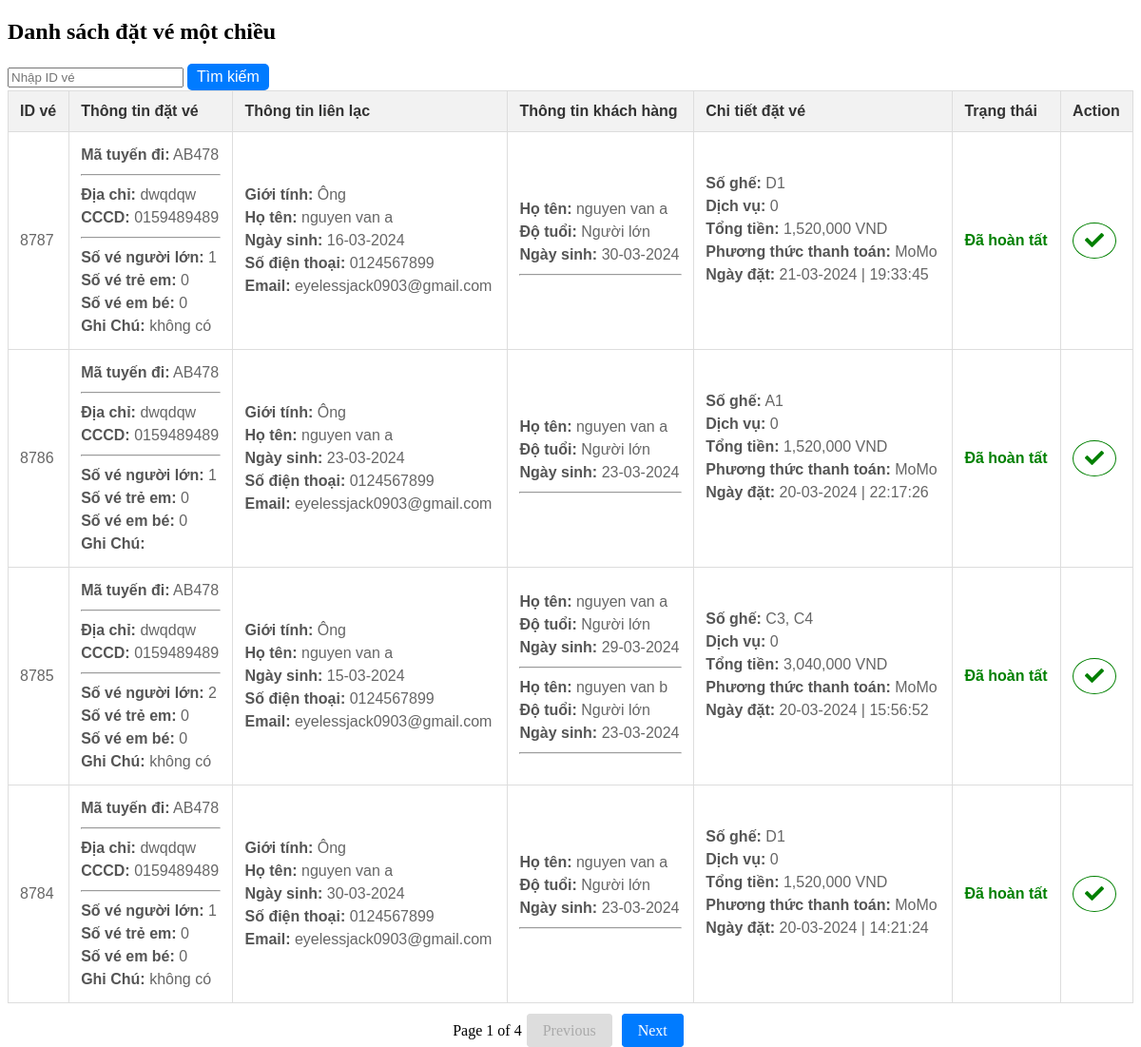
The page /DatVeMayBay/flight-one-trip.php on the database its author committed.
### tables this page shows
CREATE TABLE `datve` (
  `ID_DatVe` int(11) NOT NULL,
  `ID_MaTuyen` varchar(255) DEFAULT NULL,
  `ID_ThongTin` int(11) DEFAULT NULL,
  `DiaChi` varchar(255) DEFAULT NULL,
  `CCCD` varchar(50) DEFAULT NULL,
  `GhiChu` text DEFAULT NULL,
  `SoVeNguoiLon` int(11) DEFAULT NULL,
  `SoVeTreEm` int(11) DEFAULT NULL,
  `SoVeEmBe` int(11) DEFAULT NULL,
  `TrangThai` int(11) DEFAULT NULL
);

CREATE TABLE `thongtincanhan` (
  `ID_ThongTin` int(11) NOT NULL,
  `GioiTinh` varchar(50) DEFAULT NULL,
  `HoTen` varchar(100) DEFAULT NULL,
  `NgaySinh` date DEFAULT NULL,
  `SoDienThoai` varchar(20) DEFAULT NULL,
  `Email` varchar(100) DEFAULT NULL
);

CREATE TABLE `thongtinkhachhangchuyenbay` (
  `ID_ThongTin` int(11) DEFAULT NULL,
  `DoTuoi` varchar(50) DEFAULT NULL,
  `HoTen` varchar(100) DEFAULT NULL,
  `NgaySinh` date DEFAULT NULL,
  `ID_ThongTinChuyenBay` int(11) NOT NULL
);

CREATE TABLE `chitietdatve` (
  `ID_ChiTietDatVe` int(11) NOT NULL,
  `ID_DatVe` int(11) DEFAULT NULL,
  `SoGhe` varchar(255) DEFAULT NULL,
  `ID_DichVu` int(11) DEFAULT NULL,
  `TongTien` decimal(10,2) DEFAULT NULL,
  `PhuongThucThanhToan` varchar(100) DEFAULT NULL,
  `NgayDat` datetime DEFAULT NULL
);

### DatVeMayBay/flight-one-trip.php (the view, shortened to what this page needs)
<!DOCTYPE html>
<html lang="en">
<head>
    <link rel="stylesheet" href="https://cdnjs.cloudflare.com/ajax/libs/font-awesome/5.15.3/css/all.min.css">
</head>
<body>
<h2>Danh sách đặt vé một chiều</h2>
<form action="search_datve1.php" method="GET" target="_blank">
    <input type="text" name="searchId" placeholder="Nhập ID vé">
    <button type="submit" style="font-size: 1em; border-radius: 5px; background-color: #007bff; color: white; border: none; padding: 5px 10px;">Tìm kiếm</button>
</form>
<table>
    <tr>
        <th>ID vé</th>
        <th>Thông tin đặt vé</th>
        <th>Thông tin liên lạc</th>
        <th>Thông tin khách hàng</th>
        <th>Chi tiết đặt vé</th>
		<th>Trạng thái</th>
        <th>Action</th>
    </tr>
    <?php
	include ('db.php');
	$per_page = 4;
	$page = isset($_GET['page']) ? $_GET['page'] : 1;
	$offset = ($page - 1) * $per_page;
    $sql = "SELECT datve.*, matuyen.ThoiGian
        FROM datve
        INNER JOIN matuyen ON datve.ID_MaTuyen = matuyen.ID_MaTuyen
        ORDER BY datve.ID_DatVe DESC LIMIT $per_page OFFSET $offset";
    $result = $connect->query($sql);
    if ($result->num_rows > 0) {
        while ($row = $result->fetch_assoc()) {
            echo "<tr>";
            echo "<td>" . $row['ID_DatVe'] . "</td>";
            echo "<td>";
            echo "<strong>Mã tuyến đi:</strong> " . $row['ID_MaTuyen'] . "<br>";
			echo "<hr>";
            echo "<strong>Địa chỉ:</strong> " . $row['DiaChi'] . "<br>";
            echo "<strong>CCCD:</strong> " . $row['CCCD'] . "<br>";
			echo "<hr>";
            echo "<strong>Số vé người lớn:</strong> " . $row['SoVeNguoiLon'] . "<br>";
            echo "<strong>Số vé trẻ em:</strong> " . $row['SoVeTreEm'] . "<br>";
            echo "<strong>Số vé em bé:</strong> " . $row['SoVeEmBe'] . "<br>";
            echo "<strong>Ghi Chú:</strong> " . $row['GhiChu'];
            echo "</td>";
            echo "<td>";
            $sql_thongtin = "SELECT * FROM thongtincanhan WHERE ID_ThongTin = '" . $row['ID_ThongTin'] . "'";
            $result_thongtin = $connect->query($sql_thongtin);
            if ($result_thongtin->num_rows > 0) {
                $row_thongtin = $result_thongtin->fetch_assoc();
			    echo "<strong>Giới tính:</strong> " . $row_thongtin['GioiTinh'] . "<br>";
                echo "<strong>Họ tên:</strong> " . $row_thongtin['HoTen'] . "<br>";
                echo "<strong>Ngày sinh:</strong> " . date('d-m-Y', strtotime($row_thongtin['NgaySinh'])) . "<br>";
                echo "<strong>Số điện thoại:</strong> " . $row_thongtin['SoDienThoai'] . "<br>";
                echo "<strong>Email:</strong> " . $row_thongtin['Email'];
            } else {
                echo "N/A";
            }
            echo "</td>";
            echo "<td>";
            $sql_khachhang = "SELECT * FROM thongtinkhachhangchuyenbay WHERE ID_ThongTin = '" . $row['ID_ThongTin'] . "'";
            $result_khachhang = $connect->query($sql_khachhang);
            if ($result_khachhang->num_rows > 0) {
                while ($row_khachhang = $result_khachhang->fetch_assoc()) {
                    echo "<strong>Họ tên:</strong> " . $row_khachhang['HoTen'] . "<br>";
                    echo "<strong>Độ tuổi:</strong> " . $row_khachhang['DoTuoi'] . "<br>";
                    echo "<strong>Ngày sinh:</strong> " . date('d-m-Y', strtotime($row_khachhang['NgaySinh'])) . "<br>";
                    echo "<hr>";
                }
            } else {
                echo "N/A";
            }
            echo "</td>";
            echo "<td>";
            $sql_chitiet = "SELECT chitietdatve.*, COALESCE(dichvu.TenDichVu, '0') AS TenDichVu
                FROM chitietdatve
                LEFT JOIN dichvu ON chitietdatve.ID_DichVu = dichvu.ID_DichVu
                WHERE chitietdatve.ID_DatVe = '" . $row['ID_DatVe'] . "'";
			$result_chitiet = $connect->query($sql_chitiet);
			if ($result_chitiet->num_rows > 0) {
				while ($row_chitiet = $result_chitiet->fetch_assoc()) {
					echo "<strong>Số ghế:</strong> " . $row_chitiet['SoGhe'] . "<br>";
					echo "<strong>Dịch vụ:</strong> " . $row_chitiet['TenDichVu'] . "<br>";
					echo "<strong>Tổng tiền:</strong> " . number_format($row_chitiet['TongTien']) . " VND<br>";
					echo "<strong>Phương thức thanh toán:</strong> " . $row_chitiet['PhuongThucThanhToan'] . "<br>";
					echo "<strong>Ngày đặt:</strong> " . date('d-m-Y | H:i:s', strtotime($row_chitiet['NgayDat'])) . "<br>";
					echo "<br>";
				}
			} else {
                echo "N/A";
            }
            echo "</td>";
			echo "<td>";
			$thoiGianHienTai = date('Y-m-d H:i:s');
			$thoiGianMatuyen = $row['ThoiGian'];
			if ($row['TrangThai'] == 1) {
				echo "<span style='color: red; font-weight: bold;'>Đã hủy vé</span>";
			} else {
				if ($thoiGianMatuyen > $thoiGianHienTai) {
					echo "<span style='color: blue; font-weight: bold;'>Chưa cất cánh</span>";
				} elseif (substr($thoiGianMatuyen, 0, 10) == date('Y-m-d')) {
					echo "<span style='color: orange; font-weight: bold;'>Đang bay</span>";
				} else {
					echo "<span style='color: green; font-weight: bold;'>Đã hoàn tất</span>";
				}
			}
			echo "</td>";
			echo "<td>";
			if ($row['TrangThai'] == NULL) {
				$sql_datve = "SELECT * FROM chitietdatve WHERE ID_DatVe = '" . $row['ID_DatVe'] . "'";
				$result_datve = $connect->query($sql_datve);
				if ($result_datve->num_rows > 0) {
					$row_datve = $result_datve->fetch_assoc();
					echo "<a href='update_status_flight.php?id={$row_datve['ID_DatVe']}' class='btn-status check' target='_blank'><i class='fa fa-check'></i></a>";
				}
			} elseif ($row['TrangThai'] == 1) {
				echo "<span class='btn-status cross'><i class='fas fa-times'></i></span>";
			}
			echo "</td>";
            echo "</tr>";
        }
    } else {
        echo "Không có dữ liệu.";
    }
	$query_total = "SELECT COUNT(*) AS total FROM datve";
	$result_total = $connect->query($query_total);
	$total_rows = $result_total->fetch_assoc()['total'];
	$total_pages = ceil($total_rows / $per_page);
    ?>
</table>
<div class="pagination">
    <?php
    echo "<span>Page $page of $total_pages</span>";
    if ($page > 1) {
        $previous_page = $page - 1;
        echo "<a href='javascript:void(0);' onclick='fetchOneTrip($previous_page)'>Previous</a>";
    } else {
        echo "<a class='disabled'>Previous</a>";
    }
    if ($page < $total_pages) {
        $next_page = $page + 1;
        echo "<a href='javascript:void(0);' onclick='fetchOneTrip($next_page)'>Next</a>";
    } else {
        echo "<a class='disabled'>Next</a>";
    }
    ?>
</div>
</body>
</html>

### DatVeMayBay/flight-one-trip.php (style rules this page uses)
table { width: 100%; border-collapse: collapse; font-family: Arial, sans-serif; }
table, th, td { border: 1px solid #ddd; padding: 12px; text-align: left; }
th { background-color: #f2f2f2; font-weight: bold; color: #333; }
td strong { font-weight: bold; color: #555; }
td { line-height: 1.5; color: #666; }
.pagination { margin-top: 20px; text-align: center; }
.pagination a { color: #fff; background-color: #007bff; padding: 8px 16px; text-decoration: none; transition: background-color 0.3s; border: 1px solid #007bff; border-radius: 4px; margin: 0 5px; }
.pagination .disabled { pointer-events: none; color: #aaa; cursor: default; background-color: #ddd; border: 1px solid #ddd; }
.btn-status.check i { font-size: 20px; color: green; border: 1px solid green; padding: 8px 12px; border-radius: 50%; display: inline-block; }

### rows shown on the page
datve: ID_DatVe "8787", ID_MaTuyen "AB478", DiaChi "dwqdqw", CCCD "0159489489", SoVeNguoiLon "1", SoVeTreEm "0", SoVeEmBe "0", GhiChu "không có", ID_ThongTin.GioiTinh "Ông", ID_ThongTin.HoTen "nguyen van a", ID_ThongTin.NgaySinh "16-03-2024", ID_ThongTin.SoDienThoai "0124567899", ID_ThongTin.Email "eyelessjack0903@gmail.com", shows "Đã hoàn tất"
thongtinkhachhangchuyenbay: HoTen "nguyen van a", DoTuoi "Người lớn", NgaySinh "30-03-2024"
chitietdatve: SoGhe "D1", TenDichVu "0", TongTien "1,520,000", PhuongThucThanhToan "MoMo", NgayDat "21-03-2024 | 19:33:45"
datve: ID_DatVe "8786", ID_MaTuyen "AB478", DiaChi "dwqdqw", CCCD "0159489489", SoVeNguoiLon "1", SoVeTreEm "0", SoVeEmBe "0", ID_ThongTin.GioiTinh "Ông", ID_ThongTin.HoTen "nguyen van a", ID_ThongTin.NgaySinh "23-03-2024", ID_ThongTin.SoDienThoai "0124567899", ID_ThongTin.Email "eyelessjack0903@gmail.com", shows "Đã hoàn tất"
thongtinkhachhangchuyenbay: HoTen "nguyen van a", DoTuoi "Người lớn", NgaySinh "23-03-2024"
chitietdatve: SoGhe "A1", TenDichVu "0", TongTien "1,520,000", PhuongThucThanhToan "MoMo", NgayDat "20-03-2024 | 22:17:26"
datve: ID_DatVe "8785", ID_MaTuyen "AB478", DiaChi "dwqdqw", CCCD "0159489489", SoVeNguoiLon "2", SoVeTreEm "0", SoVeEmBe "0", GhiChu "không có", ID_ThongTin.GioiTinh "Ông", ID_ThongTin.HoTen "nguyen van a", ID_ThongTin.NgaySinh "15-03-2024", ID_ThongTin.SoDienThoai "0124567899", ID_ThongTin.Email "eyelessjack0903@gmail.com", shows "Đã hoàn tất"
thongtinkhachhangchuyenbay: HoTen "nguyen van a", DoTuoi "Người lớn", NgaySinh "29-03-2024"
thongtinkhachhangchuyenbay: HoTen "nguyen van b", DoTuoi "Người lớn", NgaySinh "23-03-2024"
chitietdatve: SoGhe "C3, C4", TenDichVu "0", TongTien "3,040,000", PhuongThucThanhToan "MoMo", NgayDat "20-03-2024 | 15:56:52"
datve: ID_DatVe "8784", ID_MaTuyen "AB478", DiaChi "dwqdqw", CCCD "0159489489", SoVeNguoiLon "1", SoVeTreEm "0", SoVeEmBe "0", GhiChu "không có", ID_ThongTin.GioiTinh "Ông", ID_ThongTin.HoTen "nguyen van a", ID_ThongTin.NgaySinh "30-03-2024", ID_ThongTin.SoDienThoai "0124567899", ID_ThongTin.Email "eyelessjack0903@gmail.com", shows "Đã hoàn tất"
thongtinkhachhangchuyenbay: HoTen "nguyen van a", DoTuoi "Người lớn", NgaySinh "23-03-2024"
chitietdatve: SoGhe "D1", TenDichVu "0", TongTien "1,520,000", PhuongThucThanhToan "MoMo", NgayDat "20-03-2024 | 14:21:24"

### other values the page prints
$page "1"
$total_pages "4"
